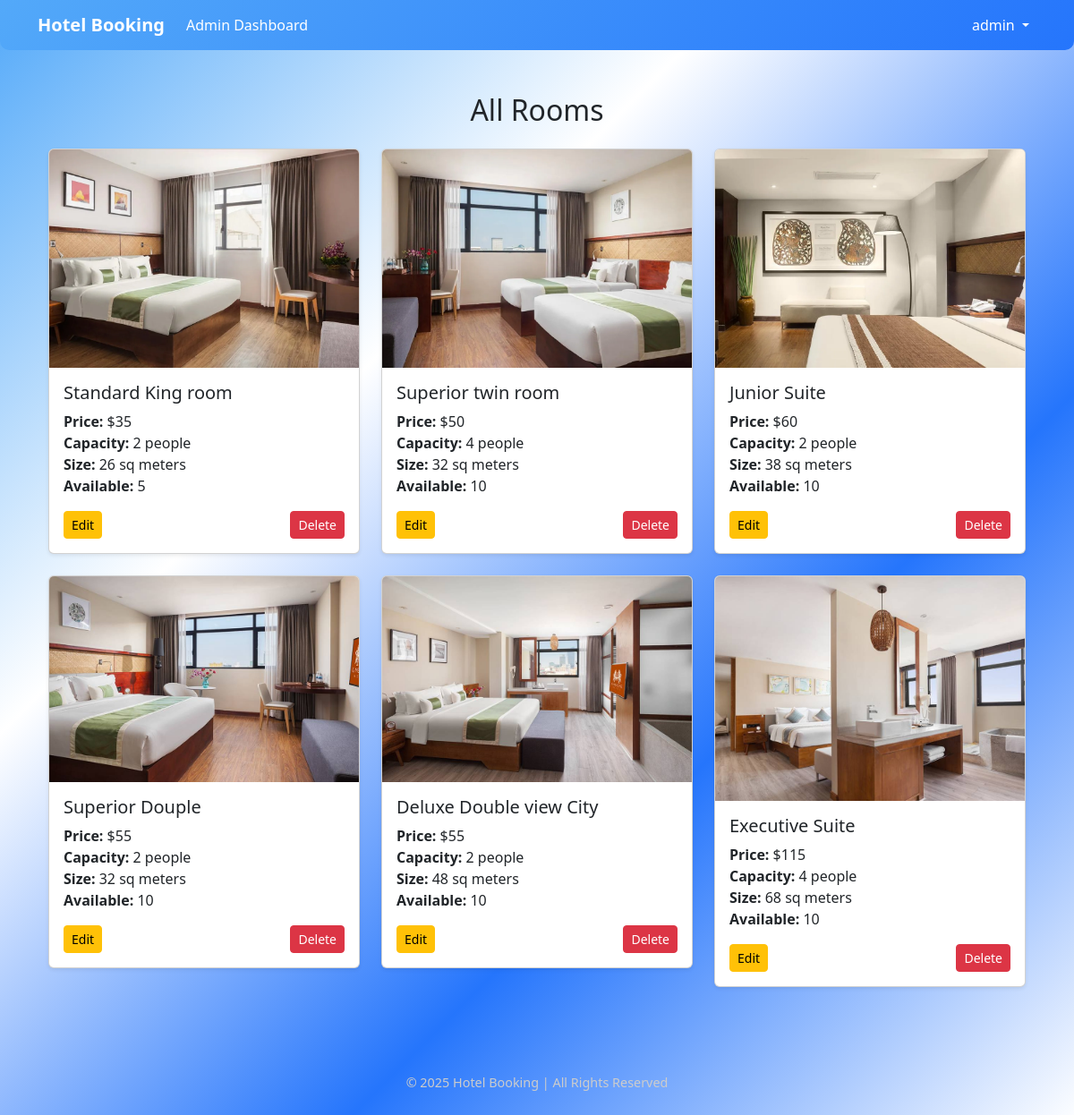
Screenshot of /admin-rooms/ (signed in) with the database file from the repository.
### bookings/models.py (models this page shows, shortened)
class Room(models.Model):
    room_type = models.CharField(max_length=50)
    price_per_night = models.IntegerField()
    is_available = models.BooleanField(default=True)
    capacity = models.PositiveIntegerField()
    size = models.IntegerField()
    quantity_available = models.PositiveIntegerField(default=1)
    default_image = models.ImageField(upload_to='upload/media/', blank=True, null=True)
    def update_availability(self):
        self.is_available = self.quantity_available > 0
        self.save()

### bookings/decoration.py (the view)
    def wrapper_func(request, *args, **kwargs):
        if request.user.is_authenticated:
            if request.user.is_staff:
                return view_func(request, *args, **kwargs)
            else:
                return redirect('dashboard')
        else:
            return redirect('login')

### bookings/decoration.py (called while the page is built)
def admin_only(view_func):
    def wrapper_func(request, *args, **kwargs):
        if request.user.is_authenticated:
            if request.user.is_staff:
                return view_func(request, *args, **kwargs)
            else:
                return redirect('dashboard')
        else:
            return redirect('login')
    return wrapper_func

### bookings/views.py (called while the page is built)
@login_required
@admin_only
def admin_room_list(request):
    rooms = Room.objects.all()
    for room in rooms:
        room.update_availability()
    return render(request, 'bookings/admin_room_list.html', {'rooms': rooms})

### bookings/templates/bookings/admin_room_list.html (shortened to what this page needs)
{% extends 'bookings/main.html' %}
{% block content %}
<div class="container mt-5">
    <h2 class="text-center mb-4">All Rooms</h2>
    <div class="row">
        {% for room in rooms %}
        <div class="col-md-4">
            <div class="card mb-4 shadow-sm">
                <img src="{{ room.default_image.url }}" class="card-img-top" alt="Room Image">
                <div class="card-body">
                    <h5 class="card-title">{{ room.room_type }}</h5>
                    <p class="card-text">
                        <strong>Price:</strong> ${{ room.price_per_night }}<br>
                        <strong>Capacity:</strong> {{ room.capacity }} people<br>
                        <strong>Size:</strong> {{ room.size }} sq meters<br>
                        <strong>Available:</strong> {{ room.quantity_available }}<br>
                    </p>
                    <div class="d-flex justify-content-between">
                        <a href="{% url 'update_room' room.id %}" class="btn btn-warning btn-sm">Edit</a>
                        <a href="{% url 'delete_room' room.id %}" class="btn btn-danger btn-sm">Delete</a>
                    </div>
                </div>
            </div>
        </div>
        {% endfor %}
    </div>
</div>
{% endblock %}

### bookings/templates/bookings/navbar.html (shortened to what this page needs)
<nav class="navbar navbar-expand  ">
    <div class="container">
        <a class="navbar-brand text-white fw-bold">Hotel Booking</a>
        <div class="collapse navbar-collapse" id="navbarNav">
            <ul class="navbar-nav me-auto">
                {% if user.is_authenticated %}
                {% if user.is_staff %}
                <li class="nav-item"><a class="nav-link text-white" href="{% url 'admin_dashboard' %}">Admin
                        Dashboard</a></li>
                {% endif %}
                {% endif %}
            </ul>
            <ul class="navbar-nav">
                {% if user.is_authenticated %}
                <li class="nav-item dropdown">
                    <a class="nav-link dropdown-toggle text-white" href="#" id="userDropdown" role="button"
                        data-bs-toggle="dropdown" aria-expanded="false">
                        {{ user.username }}
                    </a>
                </li>
                {% else %}
                <li class="nav-item"><a class="nav-link text-white" href="{% url 'login' %}">Login</a></li>
                <li class="nav-item"><a class="nav-link text-white" href="{% url 'register' %}">Register</a></li>
                {% endif %}
            </ul>
        </div>
    </div>
</nav>

### bookings/static/css/style.css (style rules this page uses)
body { background: linear-gradient(135deg, #53a9f9, #ffffff, #2575fc, #fff); font-family: "Roboto", sans-serif; color: #333; margin: 0; padding: 0; }
.navbar { background: linear-gradient(135deg, #53a9f9, #2575fc); color: #ffffff; padding: 20px; border-radius: 0 0 10px 10px; }
.navbar-brand { font-size: 1.8rem; color: #ffffff !important; font-weight: bold; }
.nav-link { color: #ffffff !important; font-weight: 500; transition: color 0.3s ease-in-out; }
.card { border-radius: 15px; background: #1c2833; color: black; box-shadow: 0 4px 8px rgba(0, 0, 0, 0.5); border: none; transition: transform 0.3s ease, box-shadow 0.3s ease; }

### rows the page displays
Room: default_image (picture), room_type "Standard King room", price_per_night "35", capacity "2", size "26", quantity_available "5"
Room: default_image (picture), room_type "Superior twin room", price_per_night "50", capacity "4", size "32", quantity_available "10"
Room: default_image (picture), room_type "Junior Suite", price_per_night "60", capacity "2", size "38", quantity_available "10"
Room: default_image (picture), room_type "Superior Douple", price_per_night "55", capacity "2", size "32", quantity_available "10"
Room: default_image (picture), room_type "Deluxe Double view City", price_per_night "55", capacity "2", size "48", quantity_available "10"
Room: default_image (picture), room_type "Executive Suite", price_per_night "115", capacity "4", size "68", quantity_available "10"

### other values shown
{{ user.username }} "admin"
